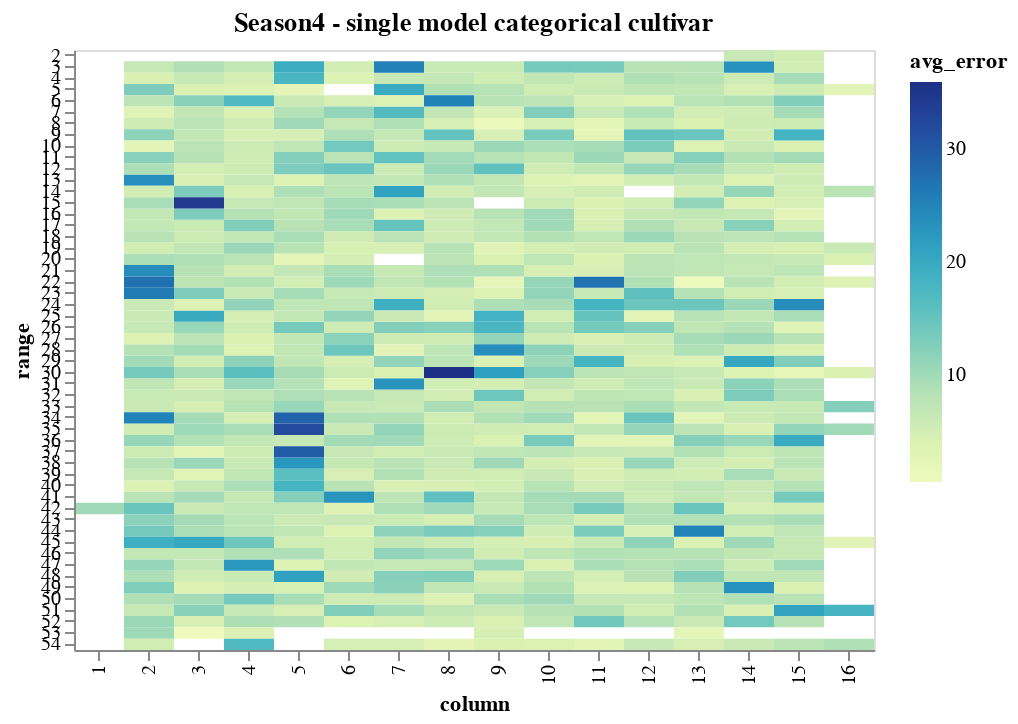

Write notebook code for a chart like this one.
### Code cell
import altair as alt
alt.Chart(plotdf, title="Season4 - single model categorical cultivar").mark_rect().encode(
    x='column:O',
    y='range:O',
    color='avg_error',
    tooltip=[
        alt.Tooltip('cultivar:Q', title='Cultivar'),
        alt.Tooltip('avg_error:Q', title='Avg Err %'),
        alt.Tooltip('range:O',title='range'),
        alt.Tooltip('column:O',title='column')
    ]
)

### Figure 1 — Vega-Lite specification as saved in the notebook (floating-point values rounded to 4 significant figures; data arrays with more than 128 entries replaced by an {"elided": "..."} marker saying what was removed)
{"$schema": "https://vega.github.io/schema/vega-lite/v2.4.3.json", "config": {"view": {"height": 300, "width": 400}}, "data": {"values": {"elided": "727 records"}}, "encoding": {"color": {"field": "avg_error", "type": "quantitative"}, "tooltip": [{"field": "cultivar", "title": "Cultivar", "type": "quantitative"}, {"field": "avg_error", "title": "Avg Err %", "type": "quantitative"}, {"field": "range", "title": "range", "type": "ordinal"}, {"field": "column", "title": "column", "type": "ordinal"}], "x": {"field": "column", "type": "ordinal"}, "y": {"field": "range", "type": "ordinal"}}, "mark": "rect", "title": "Season4 - single model categorical cultivar"}
